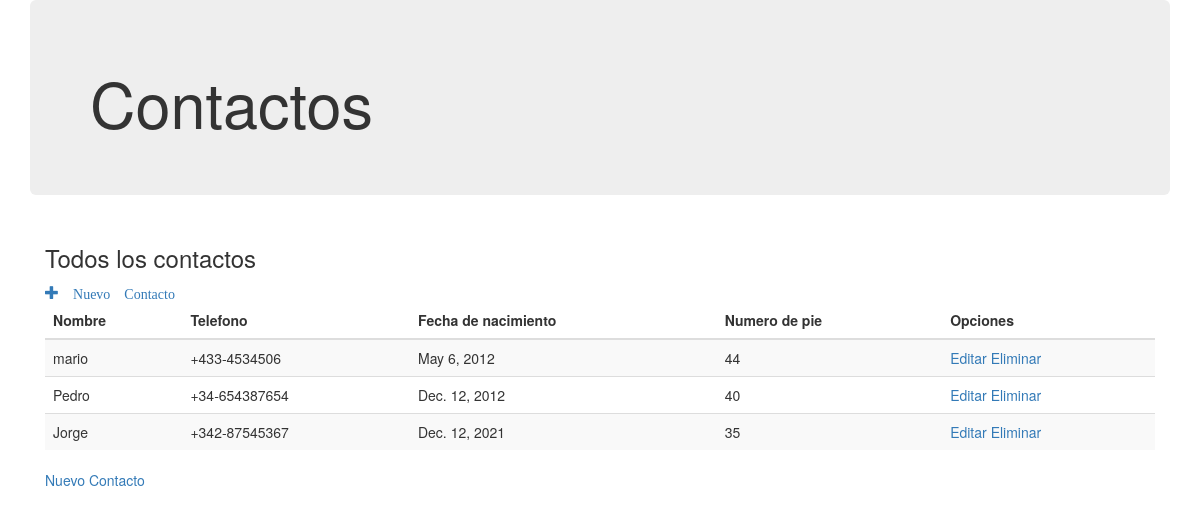
The page /contactos/vercontactos/ on the database its author committed.
### contactos/models.py (models this page shows)
class Contacto(models.Model):
    nombre=models.CharField(max_length=100)
    telefono=models.CharField(max_length=30)
    fechanacimiento=models.DateField()
    numerodepie=models.IntegerField()

### contactos/views.py (the view)
def vercontactos(request):
    contactos = Contacto.objects.all()
    return render(request, 'contactos/index.html', {'contactos': contactos})

### contactos/templates/contactos/index.html
{%extends 'base.html' %}
{%block content%}
        <h3>Todos los contactos</h3>
            <a class="glyphicon glyphicon-plus" aria-hidden="true" href="{% url 'contactos:entrar'%}"> Nuevo Contacto</a>
            {% if contactos %}
                <table class="table table-striped">
                    <thead>
                        <tr>
                            <th>Nombre</th>
                            <th>Telefono</th>
                            <th>Fecha de nacimiento</th>
                            <th>Numero de pie</th>
                            <th>Opciones</th>
                        </tr>
                    </thead>
                    <tbody>
                        {% for contacto in contactos %}
                        <tr>
                            <td> {{ contacto.nombre }}</td>
                            <td>{{ contacto.telefono}}</td>
                            <td>{{ contacto.fechanacimiento }}</td>
                            <td>{{ contacto.numerodepie }}</td>
                            <td><a href="{% url 'contactos:editar' contacto.id %}">Editar</a>  <a href="{% url 'contactos:eliminar' contacto.id %}">Eliminar</a> </td>
                        </tr>
                            {% endfor %}
                    </tbody>
                </table>
            {% else %}
                <p>No ha hi contactos</p>
            {% endif %}
            <a href="{% url 'contactos:entrar'%}">Nuevo Contacto</a>
{%endblock%}

### templates/base.html (shortened to what this page needs)
<!DOCTYPE html>
<html lang="es">
<head>
    <link rel="stylesheet" href="https://maxcdn.bootstrapcdn.com/bootstrap/3.3.6/css/bootstrap.min.css">
</head>
<body>
<div class="container">
    <div class="jumbotron">
        <h1>{{h1|default:"Contactos"}}</h1>
    </div>
    <div class="container-fluid">
        {% block content %}
        {%endblock%}
    </div>
</div>
</body>
</html>

### rows shown on the page
Contacto: nombre "mario", telefono "+433-4534506", fechanacimiento "May 6, 2012", numerodepie "44"
Contacto: nombre "Pedro", telefono "+34-654387654", fechanacimiento "Dec. 12, 2012", numerodepie "40"
Contacto: nombre "Jorge", telefono "+342-87545367", fechanacimiento "Dec. 12, 2021", numerodepie "35"

### other values the page prints
{{ h1|default:"Contactos" }} "Contactos"
